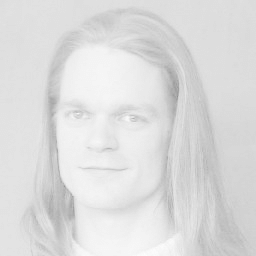
#> input picture DIP/histogram_equalization/low.png, 256 x 256 px
$ jupyter execute histogram_equalization.ipynb
#> lines starting #> are read from the running program, lines starting #| are printed output that depends on the picture
### **Mehrshad Saadatinia - 97243039**

run the cell below only on Colab

[cell 1]
from google.colab import files
uploaded = files.upload()
#> the answer given: low.png

[cell 2]
##### utility functions #####
def show_image(image):
  plt.imshow(image, cmap='gray')
  plt.show()


def get_histogram(image):
  hisgram = image.histogram()
  #print(f"histogram values: {hisgram}\n")
  plt.figure(0)
  for i in range(0, 256):
      plt.bar(i, hisgram[i], edgecolor='black')
  plt.show()


def pillow_histogram_equalize(image):
  out = ImageOps.equalize(image, mask=None)
  return out

**The original image**<br>
first we load the original image which is a low contrast image using PIL

[cell 3]
import numpy as np
from PIL import Image, ImageOps
import matplotlib.pyplot as plt

img = Image.open('low.png')
#> img is the input picture: PIL image 256x256 P; min 143, max 253, mean 220.5
imgray = img.convert(mode='L')
imgray

[cell 4]
print('initial image histogram plot: \n')
get_histogram(imgray)
#> in get_histogram, `hisgram = image.histogram()`: hisgram = 256 values, max 6785 at index 221, min 0 at index 0, mean 256
#> in get_histogram, `plt.show()`:
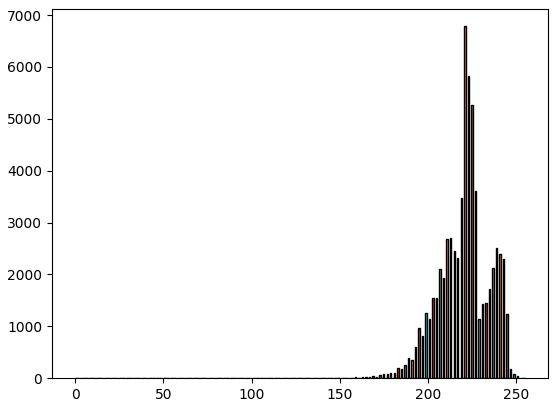
#> figure drawn by matplotlib, 1 panel

### **Part 1**
We write a function manually in order to transform the image with Histogram Equalization algorithm

[cell 5]
def my_histogram_equalize(image, max_gray=255):
#> called with max_gray = 255
  img_array = np.asarray(image)

  histogram_array = np.bincount(img_array.flatten(), minlength=256)
#> histogram_array has the same summary as hisgram in get_histogram

  #### 1) get PDF of the histogram
  num_pixels = np.sum(histogram_array)
#> num_pixels = 65536
  histogram_array = histogram_array/num_pixels
#> histogram_array = 256 values, max 0.104 at index 221, min 0 at index 0, mean 0.00391

  #### 2) get CDF of the histogram
  cdf = np.cumsum(histogram_array)
#> cdf = 256 values from 0 to 1

  lookup = np.floor(max_gray * cdf).astype(np.uint8)
#> lookup = 256 values from 0 to 255
  img_list = list(img_array.flatten())
#> img_list = 65536 items

  #### 3) transform
  transformed_list = [lookup[p] for p in img_list]
#> transformed_list = 65536 items
  transformed_array = np.reshape(np.asarray(transformed_list), img_array.shape)
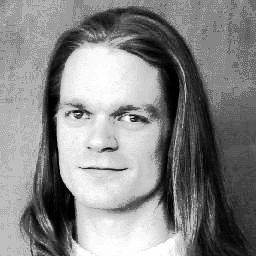
#> transformed_array: shape (256, 256); min 0, max 255, mean 133.2
  transformed = Image.fromarray(transformed_array, mode='L')
  return transformed


print('output generated by my own implementation:\n')
my_output = my_histogram_equalize(imgray)
my_output.save('my_out.png')
my_output

[cell 6]
print('histogram plot generated by my own algorithm: \n')
get_histogram(my_output)
#> in get_histogram (call 2), `hisgram = image.histogram()`: hisgram = 256 values, max 6785 at index 133, min 0 at index 5, mean 256
#> in get_histogram (call 2), `plt.show()`:
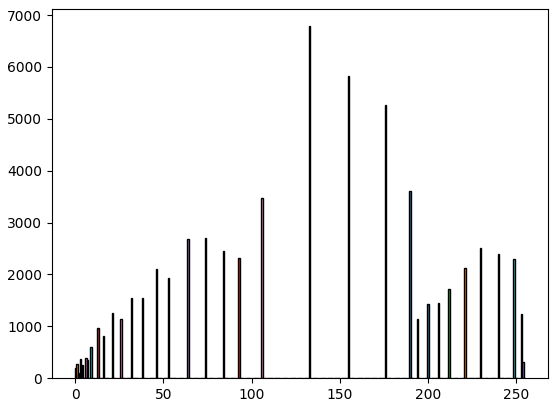
#> figure drawn by matplotlib, 1 panel

###**Part 2**
the results of the equalization using PIL library

[cell 7]
def pillow_histogram_equalize(image):
  out = ImageOps.equalize(image, mask=None)
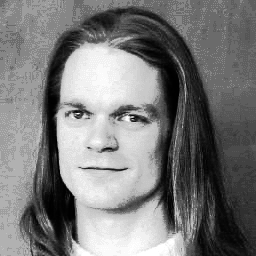
#> out: PIL image 256x256 L; min 0, max 255, mean 121.9
  return out

print('output generated by PIL library:\n')
pil_output = pillow_histogram_equalize(imgray)
pil_output.save('pil_out.png')
pil_output

[cell 8]
print('histogram plot generated by PIL: \n')
get_histogram(pil_output)
#> in get_histogram (call 3), `hisgram = image.histogram()`: hisgram = 256 values, max 6785 at index 107, min 0 at index 7, mean 256
#> in get_histogram (call 3), `plt.show()`:
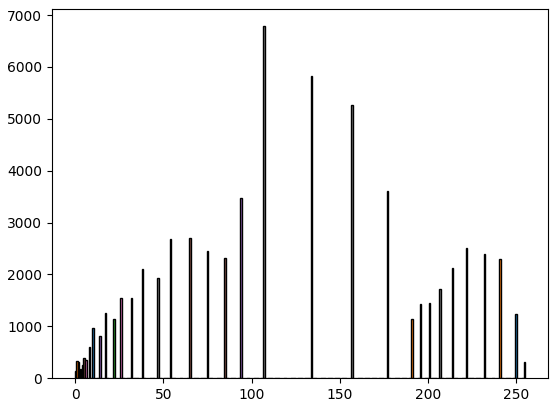
#> figure drawn by matplotlib, 1 panel
